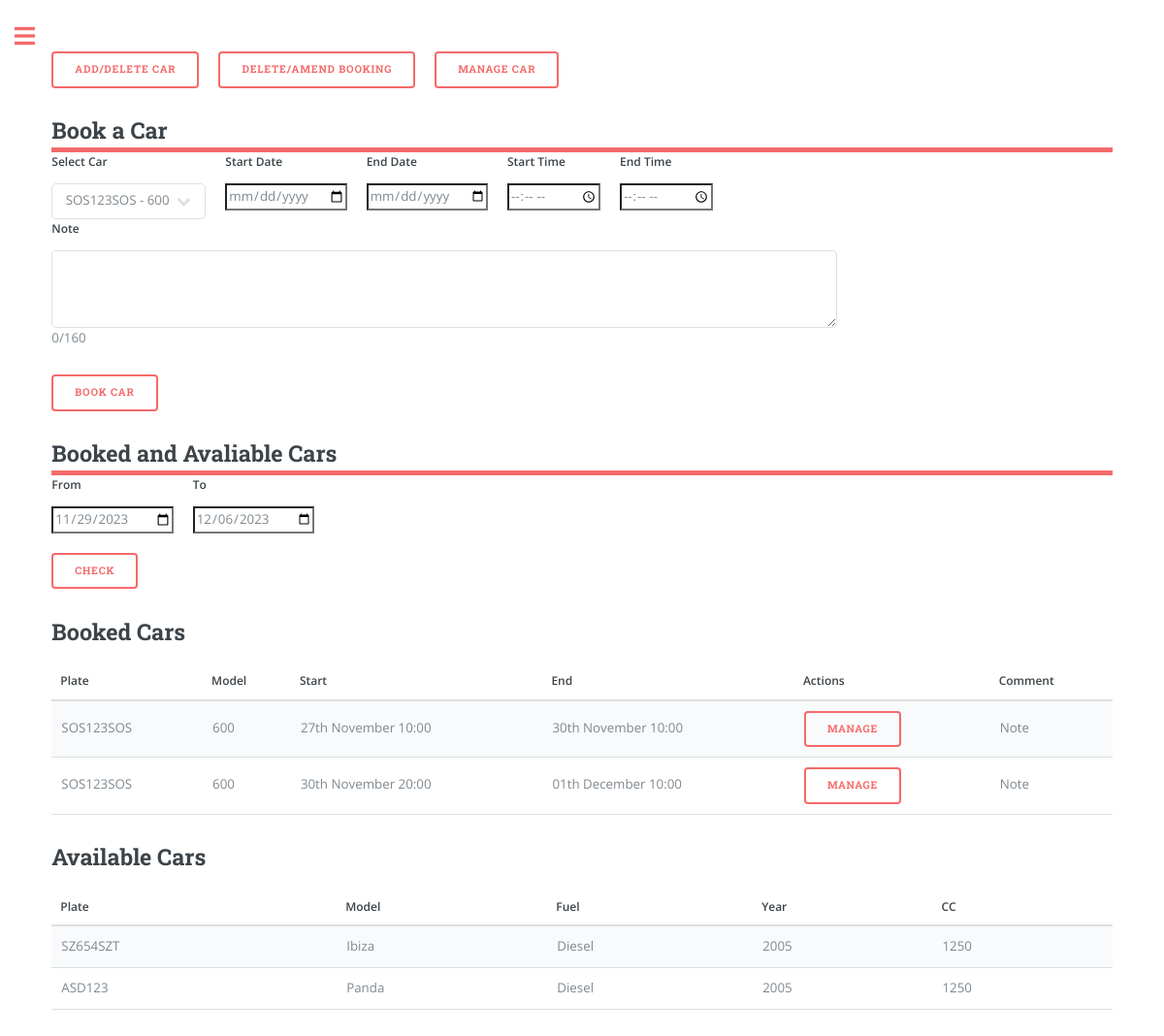
/overview (signed in), run on the app's committed database.
### app/models.py (models this page shows, shortened)
class Booking(db.Model):
    id = db.Column(db.Integer, primary_key=True)
    start_datetime = db.Column(db.DateTime, nullable=False)
    end_datetime = db.Column(db.DateTime, nullable=False)
    car_plate = db.Column(db.String(8), db.ForeignKey('car.plate'), nullable=False)
    user_id = db.Column(db.Integer, db.ForeignKey('user.id'), nullable=False)
    note = db.Column(db.String(160))
    car = db.relationship('Car', backref='bookings', lazy=True)

class Car(db.Model):
    plate = db.Column(db.String(8), primary_key=True, index=True, unique=True)
    make = db.Column(db.String(15), index=True)
    model = db.Column(db.String(15), index=True)
    fuel = db.Column(db.String(8), index=True)
    year = db.Column(db.Integer, index=True)
    cc = db.Column(db.Integer, index=True)
    user_id = db.Column(db.Integer, db.ForeignKey('user.id'))

### app/routes.py (the view, shortened to what this page needs)
@app.route('/')
@app.route('/overview', methods=['GET', 'POST'])
@login_required
def overview(): # Booking
    user_cars = current_user.garage.all()
    from_date = request.form.get('from')
    to_date = request.form.get('to')
    if from_date == None:
        from_date = datetime.now().strftime('%Y-%m-%d')
        to_date = (datetime.now() + timedelta(days=7)).strftime('%Y-%m-%d')
    from_datetime = datetime.strptime(f'{from_date}', '%Y-%m-%d')
    to_datetime = datetime.strptime(f'{to_date}', '%Y-%m-%d')
    user_bookings = Booking.query.filter(
                Booking.user_id == current_user.id,
                Booking.end_datetime > from_datetime,
                Booking.start_datetime < to_datetime,
                Booking.end_datetime > datetime.now()  # Additional condition to exclude expired bookings
                ).all()
    booked_car_plates = [booking.car_plate for booking in user_bookings]
    available_cars = [car for car in user_cars if car.plate not in booked_car_plates]
    three_months_ago = datetime.now() - timedelta(days=3 * 30)
    old_bookings = Booking.query.filter(
        (Booking.user_id == current_user.id) &
        (Booking.end_datetime < three_months_ago)
    ).all()
    for old_booking in old_bookings:
        Booking.remove_booking(old_booking.id)
    return render_template('overview.html',
                            user_cars=user_cars,
                            available_cars=available_cars,
                            user_bookings=user_bookings,
                            from_datetime=from_datetime.strftime('%Y-%m-%d'),
                            to_datetime=to_datetime.strftime('%Y-%m-%d'),
                            user_name=current_user.username if current_user.is_authenticated else None)

### app/models.py (called while the page is built)
@login.user_loader
def load_user(id):
    return User.query.get(int(id))

### app/templates/overview.html (shortened to what this page needs)
{% extends "index.html" %}
{% block content %}
<link rel="stylesheet" href="{{ url_for('static', filename='css/main.css') }}">
<div class="row">
<form action="{{ url_for('garage_manage') }}" method="get">
    <button type="submit">Add/Delete Car</button>
</form>
<form action="{{ url_for('bookings_manage') }}" method="get">
    <button type="submit">Delete/Amend Booking</button>
</form>
<form action="{{ url_for('garage_car') }}" method="get">
    <button type="submit">Manage Car</button>
</form>
</div>
<header id="header" style="padding: 0;">
    <h2>Book a Car</h2>
</header>
<form method="POST" action="{{ url_for('overview') }}">
    <div class="row">
        <div class="col">
            <label for="car_selection" class="form-label">Select Car</label>
            <select class="form-select" id="car_selection" name="car_selection">
                {% for car in user_cars %}
                    <option value="{{ car.plate }}">{{ car.plate }} - {{ car.model }}</option>
                {% endfor %}
            </select>
        </div>
        <div class="col">
            <label for="start_date" class="form-label">Start Date</label>
            <input type="date" class="form-control" id="start_date" name="start_date" required>
        </div>
        <div class="col">
            <label for="end_date" class="form-label">End Date</label>
            <input type="date" class="form-control" id="end_date" name="end_date" required>
        </div>
        <div class="col">
            <label for="start_time" class="form-label">Start Time</label>
            <input type="time" class="form-control" id="start_time" name="start_time" required>
        </div>
        <div class="col">
            <label for="end_time" class="form-label">End Time</label>
            <input type="time" class="form-control" id="end_time" name="end_time" required>
        </div>
        <div class="col">
            <label for="note" class="form-label">Note</label>
            <textarea class="form-control" id="note" name="note" rows="3" maxlength="160" oninput="updateCharacterCount(this)" style="width: 810px; height: 80px;"></textarea>
            <p id="character-count">0/160</p>
        </div>
    </div>
    <button type="submit" name='book' class="btn btn-primary" >Book Car</button>
</form>
<header id="header" style="padding: 0;">
<h2>Booked and Avaliable Cars</h2>
</header>
<form method="POST" action="{{ url_for('overview') }}">
<div class="row">
    <div class="col">
        <label for="from" class="form-label">From</label>
        <input type="date" class="form-control" id="from" name="from" value="{{ from_datetime }}" required>
    </div>
    <div class="col">
        <label for="to" class="form-label">To</label>
        <input type="date" class="form-control" id="to" name="to" value="{{ to_datetime }}" required>
    </div>
</div>
<button type="submit" name='check' class="btn btn-primary" style="margin-top: 20px;">Check</button>
</form>
<form action="{{ url_for('bookings_manage') }}" method="POST">
    <h2>Booked Cars</h2>
    <table>
        <thead>
            <tr>
                <th>Plate</th>
                <th>Model</th>
                <th>Start</th>
                <th>End</th>
                <th>Actions</th>
                <th>Comment</th>
            </tr>
        </thead>
        <tbody>
            {% for booking in user_bookings %}
                <tr>
                    <td>{{ booking.car.plate }}</td>
                    <td>{{ booking.car.model }}</td>
                    <td>{{ booking.start_datetime.strftime("%dth %B %H:%M") }}</td>
                    <td>{{ booking.end_datetime.strftime("%dth %B %H:%M") }}</td>
                    <td>
                        <button type="submit" class="btn btn-danger" name="manage_booking" value="{{ booking.id }}">Manage</button>
                    </td>
                    <td>
                        {% if booking.note %}
                            <span class="note-tooltip">
                                Note
                            </span>
                        {% endif %}
                    </td>
                </tr>
            {% endfor %}
        </tbody>
    </table>
</form>
<h2>Available Cars</h2>
<table>
    <thead>
        <tr>
            <th>Plate</th>
            <th>Model</th>
            <th>Fuel</th>
            <th>Year</th>
            <th>CC</th>
        </tr>
    </thead>
    <tbody>
        {% for car in available_cars %}
            <tr>
                <td>{{ car.plate }}</td>
                <td>{{ car.model }}</td>
                <td>{{ car.fuel }}</td>
                <td>{{ car.year }}</td>
                <td>{{ car.cc }}</td>
            </tr>
        {% endfor %}
    </tbody>
</table>
{% endblock %}

### data on the page
Booking: car.plate "SOS123SOS", car.model "600", start_datetime "27th November 10:00", end_datetime "30th November 10:00", {{ booking.id }} 8 (drawn)
Booking: car.plate "SOS123SOS", car.model "600", start_datetime "30th November 20:00", end_datetime "01th December 10:00", {{ booking.id }} 9 (drawn)
Car: plate "SZ654SZT", model "Ibiza", fuel "Diesel", year "2005", cc "1250"
Car: plate "ASD123", model "Panda", fuel "Diesel", year "2005", cc "1250"

### other printed values
form field car_selection "SOS123SOS - 600"
